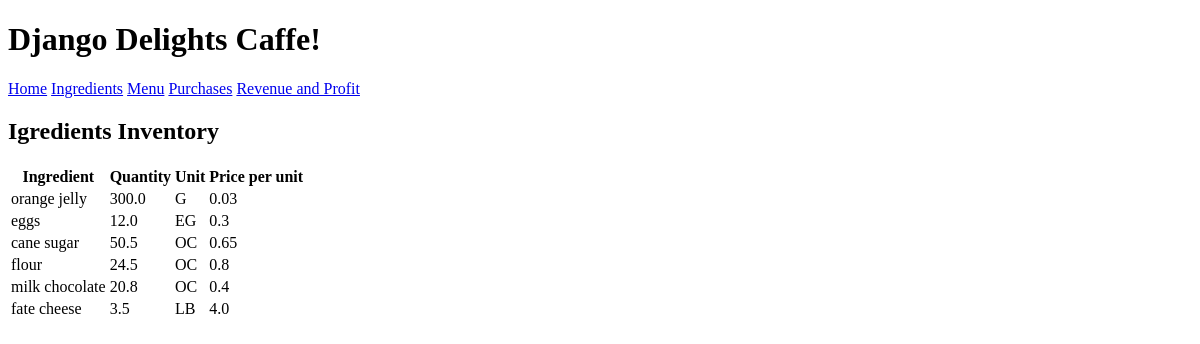
Before: /ingredients/list with the older database file.
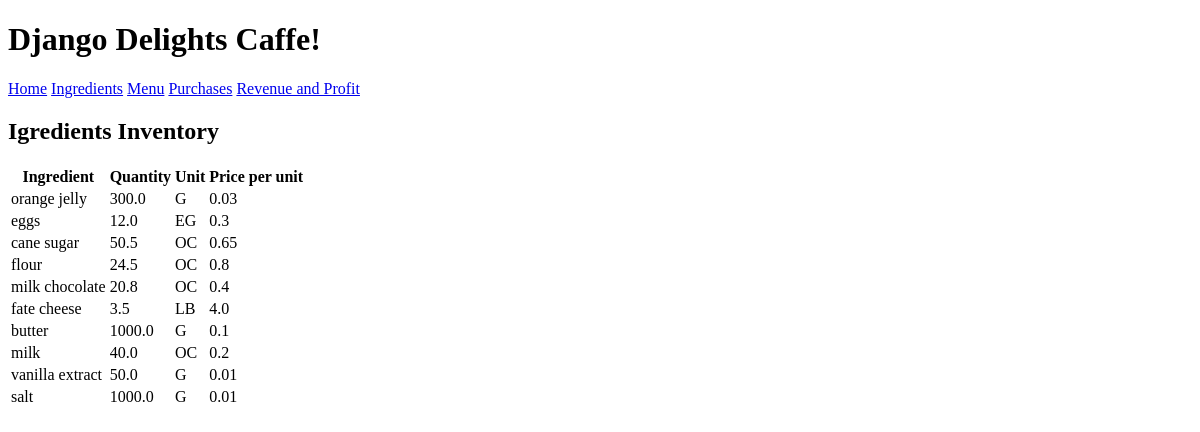
After: the same page with the newer database file.
### inventory/models.py (models this page shows, shortened)
class Ingredient(models.Model):
  OUNCE = "OC"
  LBS = "LB"
  GRAMS = "G"
  EGGS = "EG"
  OTHER = "OT"
  UNIT_TYPE_CHOICES = [
    (OUNCE, "ounces"),
    (LBS, "lbs"),
    (GRAMS, "grams"),
    (EGGS, "eggs"),
    (OTHER, "other")
  ]
  name = models.CharField(max_length=50)
  quantity = models.FloatField(default=0.0)
  unit = models.CharField(max_length=2, choices=UNIT_TYPE_CHOICES, default=OTHER)
  unit_price = models.FloatField(default=0.0)

### inventory/views.py (the view)
# urls.py: path('ingredients/list', views.IngredientView.as_view(), name="ingredients"),
class IngredientView(ListView):
    model = Ingredient
    template_name = "inventory/ingredients.html"
    def get_context_data(self):
       context = super().get_context_data()
       context["ingredients"] = Ingredient.objects.all()
       return context

### inventory/templates/inventory/ingredients.html
{% extends 'base.html' %} {% block content %}
<h2>Igredients Inventory</h2>
<table>
  <thead>
    <tr>
      <th>Ingredient</th>
      <th>Quantity</th>
      <th>Unit</th>
      <th>Price per unit</th>
    </tr>
  </thead>
  <tbody>
    {% for ingr in ingredients %}
    <tr>
      <td>{{ ingr.name }}</td>
      <td>{{ ingr.quantity }}</td>
      <td>{{ ingr.unit }}</td>
      <td>{{ ingr.unit_price }}</td>
    </tr>
    {% endfor %}
  </tbody>
</table>
{% endblock %}

### inventory/templates/base.html (shortened to what this page needs)
<!DOCTYPE html>
<head>
</head>
<body>
<header>
    <h1 class="title">Django Delights Caffe!</h1>
    <nav class="navbar">
      <a class="nav-item" href="{% url 'home' %}">Home</a>
      <a class="nav-item" href="{% url 'ingredients' %}">Ingredients</a>
      <a class="nav-item" href="{% url 'menu' %}">Menu</a>
      <a class="nav-item" href="{% url 'purchases' %}">Purchases</a>
      <a class="nav-item" href="{% url 'profit' %}">Revenue and Profit</a>
    </nav>
  </header>
</body>
{% block content %}
{% endblock %}
</html>

Changed rows visible on the page:
added Ingredient: name "butter", quantity "1000.0", unit "G", unit_price "0.1"
added Ingredient: name "milk", quantity "40.0", unit "OC", unit_price "0.2"
added Ingredient: name "vanilla extract", quantity "50.0", unit "G", unit_price "0.01"
added Ingredient: name "salt", quantity "1000.0", unit "G", unit_price "0.01"
